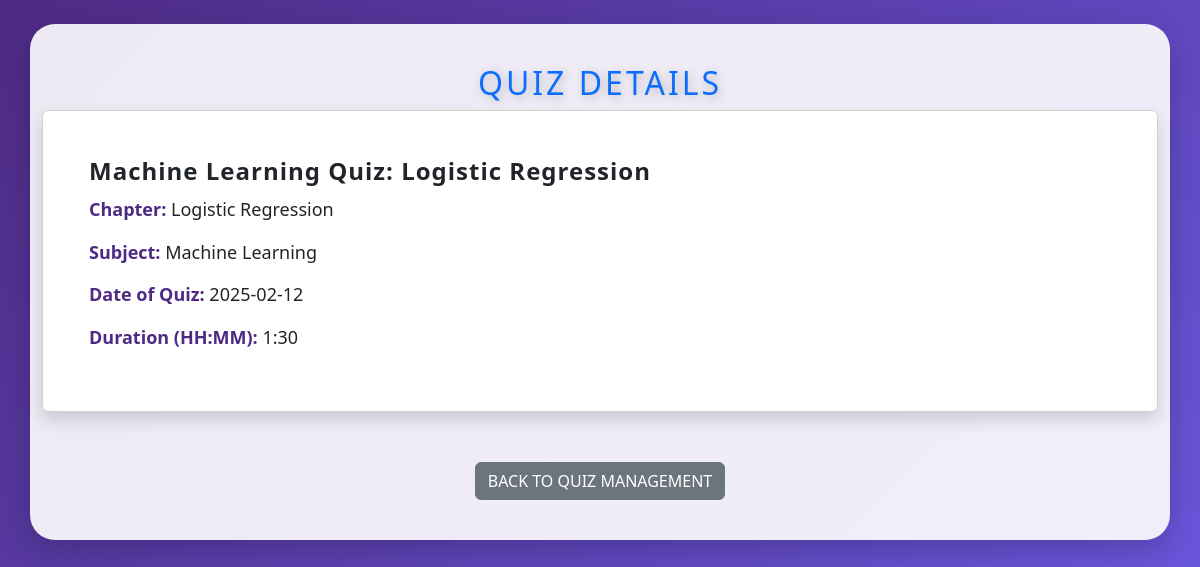
The page /quiz/1 on the database as committed earlier.
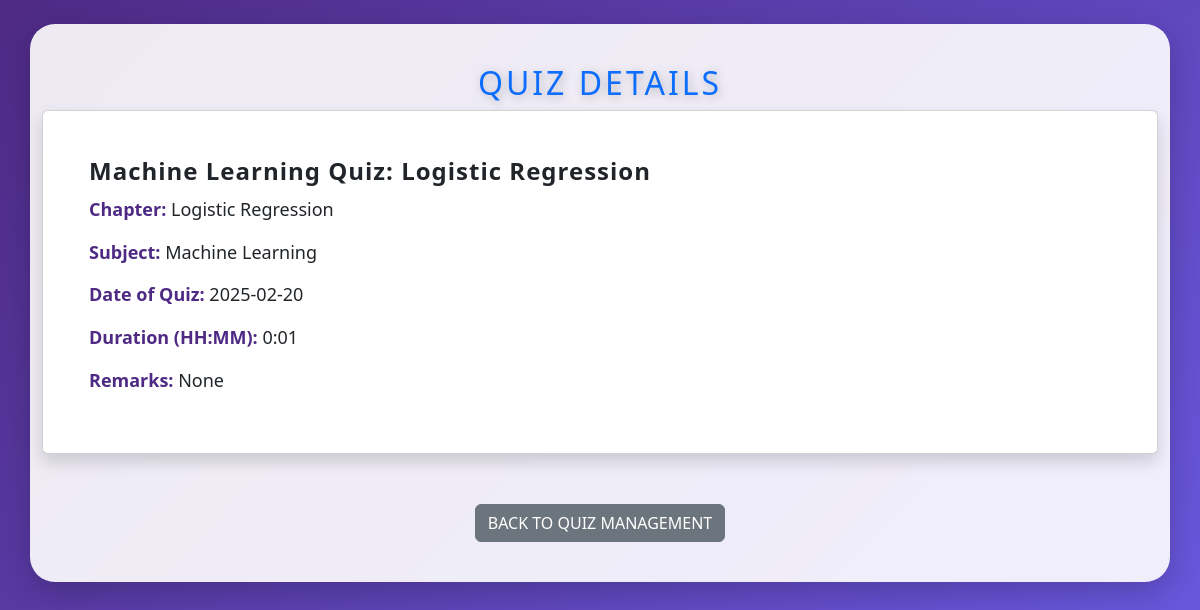
The same page on the database as committed later.
### models/models.py (models this page shows, shortened)
class Quiz(db.Model):
    id=db.Column(db.Integer, primary_key=True)
    chapter_id=db.Column(db.Integer, db.ForeignKey('chapter.id'), nullable=False)
    date_of_quiz=db.Column(db.Date)
    time_duration=db.Column(db.String(10))
    remarks=db.Column(db.Text)
    questions=db.relationship('Questions', backref='quiz', lazy=True)
    scores=db.relationship('Scores', backref='quiz', lazy=True)

### app.py (the view)
@app.route('/quiz/<int:quiz_id>')
def quiz_details(quiz_id):
    quiz = db.session.query(
        Quiz.id,
        Quiz.date_of_quiz,
        Quiz.time_duration,
        Quiz.remarks,
        Chapter.name.label("chapter_name"),
        Subject.name.label("subject_name")
    ).join(Chapter, Quiz.chapter_id == Chapter.id) \
     .join(Subject, Chapter.subject_id == Subject.id) \
     .filter(Quiz.id == quiz_id) \
     .first()
    if not quiz:
        flash("Quiz not found!", "danger")
        return redirect(url_for('quiz_management'))
    return render_template('quiz_details.html', quiz=quiz)

### templates/quiz_details.html (shortened to what this page needs)
<!DOCTYPE html>
<html lang="en">
<head>
    <link rel="stylesheet" href="{{ url_for('static', filename='css/quiz_info.css') }}">
    <link href="https://cdn.jsdelivr.net/npm/bootstrap@5.3.0/dist/css/bootstrap.min.css" rel="stylesheet">
</head>
<body>
<div class="container mt-4">
    <h2 class="text-center text-primary">Quiz Details</h2>
    <div class="card shadow">
        <div class="card-body">
            <h4 class="card-title">{{ quiz.subject_name }} Quiz: {{ quiz.chapter_name }}</h4>
            <p><strong>Chapter:</strong> {{ quiz.chapter_name }}</p>
            <p><strong>Subject:</strong> {{ quiz.subject_name }}</p>
            <p><strong>Date of Quiz:</strong> {{ quiz.date_of_quiz }}</p>
            <p><strong>Duration (HH:MM):</strong> {{ quiz.time_duration }}</p>
            {% if quiz.remarks %}
                <p><strong>Remarks:</strong> {{ quiz.remarks }}</p>
            {% endif %}
        </div>
    </div>
    <div class="text-center mt-3">
        <a href="{{ url_for('quiz_management') }}" class="btn btn-secondary">Back to Quiz Management</a>
    </div>
</div>
</body>
</html>

Rows that differ between the two databases and show on the page:
changed Quiz: time_duration "1:30" → "0:01"; remarks (not shown) → "None"
Other text that changed with them:
{{ quiz.date_of_quiz }}: "2025-02-12" → "2025-02-20"
text now shown: "Remarks:"
